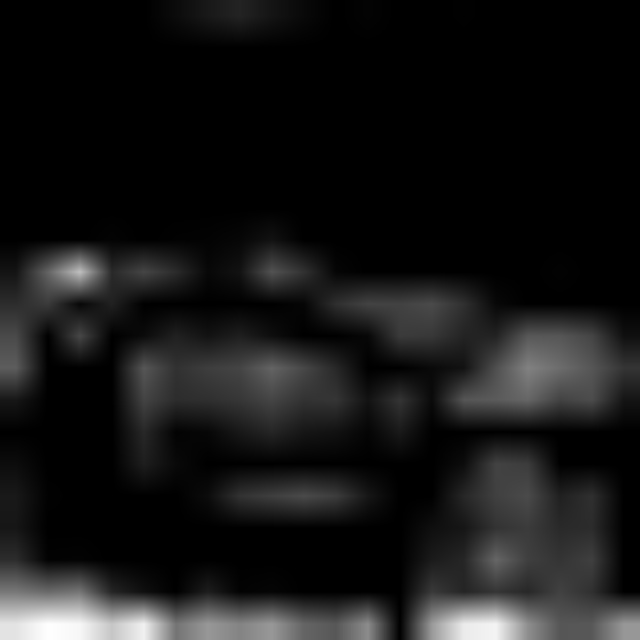
#> input picture datadoctor/g_scale.jpg, 640 x 640 px; its folder holds only this picture in this run
$ python -i attribute_analyzer.py   (imports and definitions only)
#> lines starting #> are read from the running program, lines starting #| are printed output that depends on the picture; after the words box and inside, x2 and y2 are one past the last pixel; in counts of white or black regions, pixels touching at a corner belong together
import os
import hashlib
import numpy as np
from PIL import Image
from skimage import io, filters, img_as_float, color, feature
import pywt


class AttributeAnalyzer:
    """이미지 속성 분석을 관리하는 클래스"""

    def __init__(self):
        """AttributeAnalyzer 초기화"""
        pass

    @staticmethod
    def _estimate_noise_sigma_wavelet(image_gray):
        """Wavelet-MAD 기반 단일 이미지 노이즈 표준편차 추정."""
        _, (_, _, hh) = pywt.dwt2(image_gray, 'db2')
        sigma = np.median(np.abs(hh)) / 0.6745
        return float(max(sigma, 0.0))

    def analyze_image_attributes(self, file_path):
        """
        단일 이미지의 속성을 분석하고 해시와 함께 결과를 반환합니다.

        Args:
            file_path: 분석할 이미지 파일 경로

        Returns:
            dict: 이미지 속성 정보 (해시 포함) 또는 None
        """
        try:
            with Image.open(file_path) as img:
                # 기본 메타데이터
#> img is the input picture: PIL image 640x640 RGB; min 0, max 254, mean 23.3
                file_size_bytes = os.path.getsize(file_path)
                file_size_mb = file_size_bytes / (1024 * 1024)  # Convert to MB
                image_format = img.format
#> image_format = 'JPEG'
                width, height = img.size
#> width = 640; height = 640
                resolution = f"{width}x{height}"
#> resolution = '640x640'

                # 이미지 데이터 분석 (컬러와 그레이스케일 모두 지원)
                image_rgb = img_as_float(io.imread(file_path))
#> image_rgb: shape (640, 640, 3) float64; min 0, max 0.996, mean 0.0914
                is_grayscale = len(image_rgb.shape) == 2 or (len(image_rgb.shape) == 3 and image_rgb.shape[2] == 1)
#> is_grayscale = False

                if is_grayscale or len(image_rgb.shape) == 2:
                    image_gray = image_rgb if len(image_rgb.shape) == 2 else image_rgb[:, :, 0]
                    image_lab = None
                else:
                    # Convert to grayscale for some metrics
                    image_gray = color.rgb2gray(image_rgb)
                    # Convert to LAB for colorfulness
                    image_lab = color.rgb2lab(image_rgb)
#> image_lab: shape (640, 640, 3) float64; mean of channels 0, 1, 2 9.3, 0, 0

                # 1. Brightness: luminance 평균 (grayscale 평균)
                brightness = np.mean(image_gray)
#> brightness = 0.0914

                # 2. Exposure: log-average luminance 기반 노출 바이어스(EV-like)
                # 기준 gray(18%) 대비 상대 밝기를 스톱 단위로 표현합니다.
                eps = 1e-6
                log_avg_luminance = np.exp(np.mean(np.log(image_gray + eps)))
#> log_avg_luminance = 0.00048
                exposure_bias = np.log2((log_avg_luminance + eps) / 0.18)
#> exposure_bias = -8.55

                # 3. Contrast: 표준편차
                contrast = np.std(image_gray)
#> contrast = 0.156

                # 4. Dynamic Range: 유효 톤 폭(퍼센타일 기반, 아웃라이어 완화)
                p1 = np.percentile(image_gray, 1)
#> p1 = 0
                p99 = np.percentile(image_gray, 99)
#> p99 = 0.82
                dynamic_range = p99 - p1
#> dynamic_range = 0.82

                # 5. Colorfulness: LAB 색공간에서 a*, b* 채널의 표준편차 (컬러 이미지만)
                if image_lab is not None:
                    a_channel = image_lab[:, :, 1]
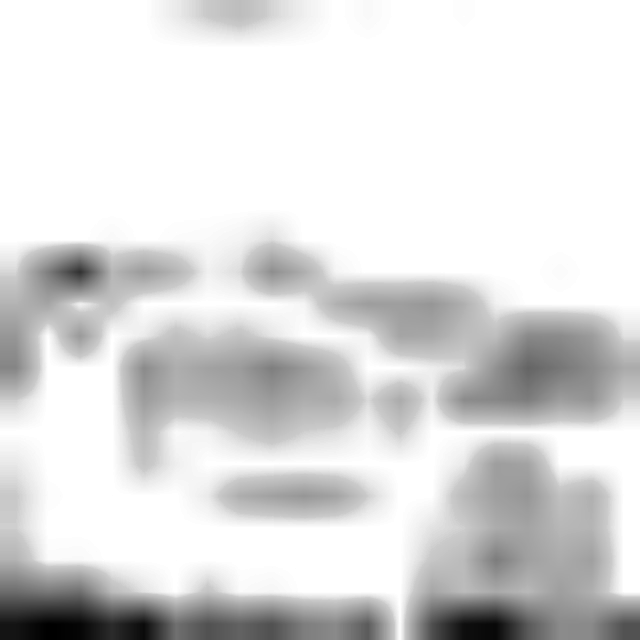
#> a_channel: shape (640, 640) float64; min -0.00245, max 0, mean -0.00033; drawn with min black and max white
                    b_channel = image_lab[:, :, 2]
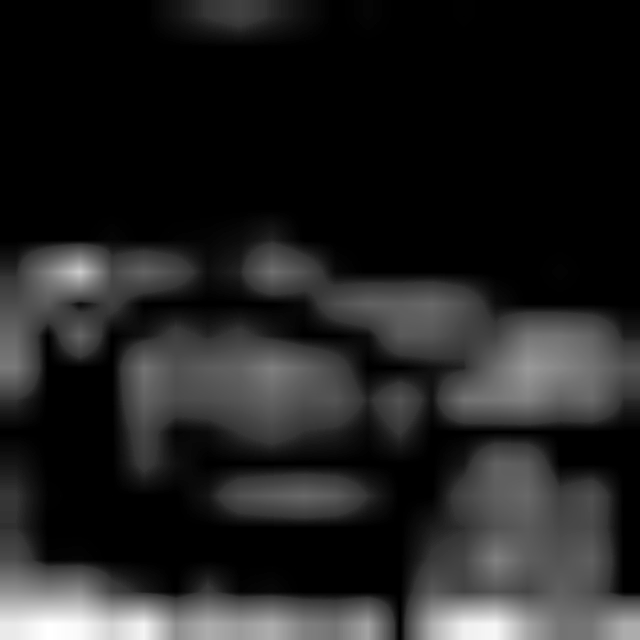
#> b_channel: shape (640, 640) float64; min 0, max 0.00464, mean 0.000626; drawn with min black and max white
                    colorfulness = np.sqrt(np.std(a_channel)**2 + np.std(b_channel)**2)
#> colorfulness = 0.00101
                else:
                    colorfulness = 0.0  # Grayscale 이미지는 0

                # 6. Edge Density: Canny 엣지 비율(고정 임계값 기반, 데이터셋 간 비교 가능)
                edges_binary = feature.canny(
                    image_gray,
                    sigma=1.0,
                    low_threshold=0.10,
                    high_threshold=0.20,
                )
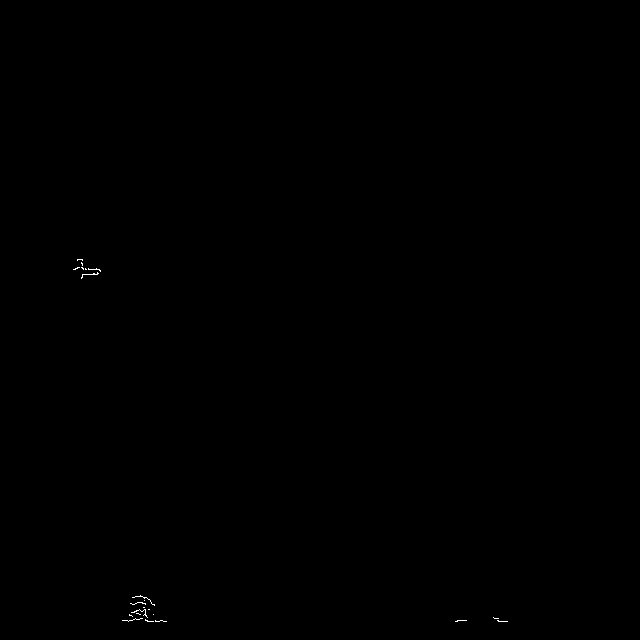
#> edges_binary: shape (640, 640) bool; 0.06% white in thin lines or dots, all inside (x1, y1, x2, y2) = (73, 259, 508, 622)
                edge_density = float(np.mean(edges_binary))
#> edge_density = 0.000583

                # 7. Sharpness: Laplacian 분산(blur 판별에 널리 쓰이는 선명도 지표)
                laplacian = filters.laplace(image_gray, ksize=3)
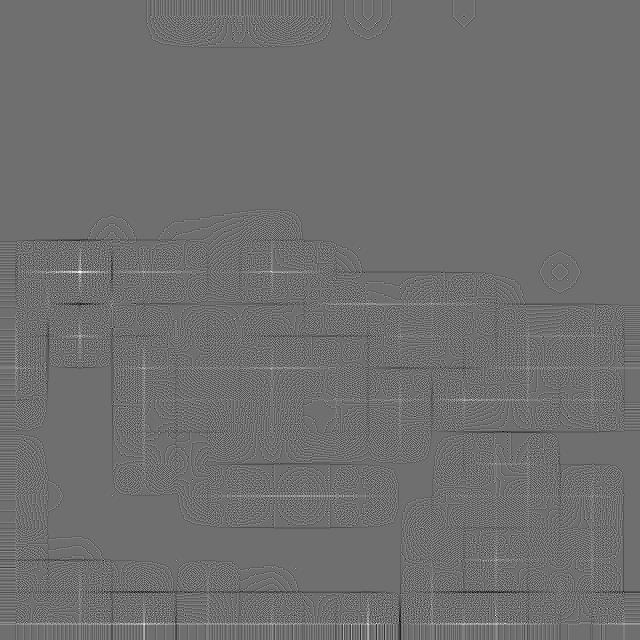
#> laplacian: shape (640, 640) float64; min -0.0275, max 0.0353, mean 1.5e-19; drawn with min black and max white
                sharpness = float(np.var(laplacian))
#> sharpness = 1.43e-05

                # 8. Entropy: 정보 엔트로피
                hist, _ = np.histogram(image_gray.flatten(), bins=256, range=(0, 1))
#> hist = 256 values, max 187911 at index 0, min 0 at index 255, mean 1600
                hist_norm = hist / hist.sum()
#> hist_norm = 256 values, max 0.459 at index 0, min 0 at index 255, mean 0.00391
                hist_norm = hist_norm[hist_norm > 0]  # 0 제거
#> hist_norm = 255 values, max 0.459 at index 0, min 6.84e-05 at index 245, mean 0.00392
                entropy = -np.sum(hist_norm * np.log2(hist_norm))
#> entropy = 4.67

                # 9. Gaussian Noise Level: Wavelet-MAD 기반 노이즈 표준편차 추정
                gaussian_noise_level = self._estimate_noise_sigma_wavelet(image_gray)
#> in _estimate_noise_sigma_wavelet, `_, (_, _, hh) = pywt.dwt2(image_gray, 'db2')`:
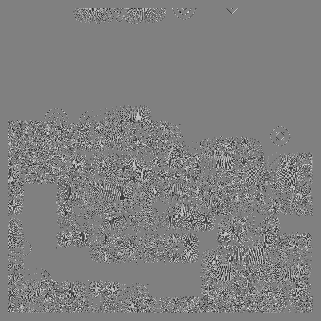
#> hh: shape (321, 321) float64; min -0.00384, max 0.00381, mean -2.54e-06; drawn with min black and max white
#> in _estimate_noise_sigma_wavelet, `sigma = np.median(np.abs(hh)) / 0.6745`: sigma = 4.02e-20
#> gaussian_noise_level = 4.02e-20

                # 해시 계산
                hasher = hashlib.md5()
                with open(file_path, 'rb') as f:
                    buf = f.read()
                    hasher.update(buf)
                file_hash = hasher.hexdigest()

                return {
                    'hash': file_hash,
                    'path': os.path.abspath(file_path),
                    'size': file_size_mb,
                    'format': image_format,
                    'resolution': resolution,
                    'width': width,
                    'height': height,
                    'sharpness': sharpness,
                    # New metrics (9종)
                    'brightness': brightness,
                    'exposure': exposure_bias,
                    'contrast': contrast,
                    'dynamic_range': dynamic_range,
                    'colorfulness': colorfulness,
                    'edge_density': edge_density,
                    'entropy': entropy,
                    # Backward-compatible key + clarified alias
                    'gaussian_noise_level': gaussian_noise_level,
                    'estimated_noise_sigma': gaussian_noise_level,
                }

        except Exception as e:
            print(f"Error analyzing {file_path}: {e}")
            return None

    # [161 lines left out: functions analyze_directory, get_summary_statistics, run_attribute_analysis, not called in this run]

>>> result = AttributeAnalyzer().analyze_image_attributes('../../../../../../../../datadoctor/g_scale.jpg')
#> result = 17 items
